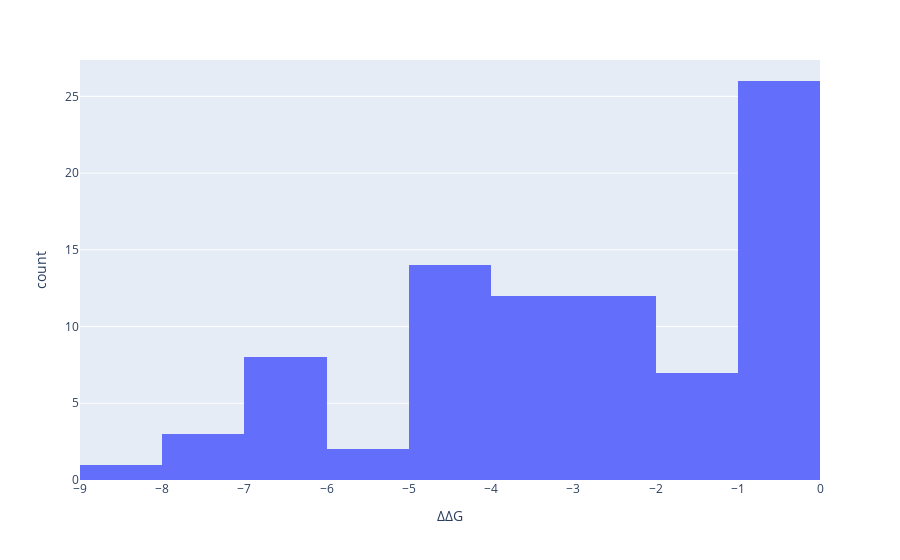

The notebook cell this image was saved under:
### Code cell
px.histogram(data, '∆∆G')

### Figure 1 — Plotly figure (JSON) as saved in the notebook; plotly's stock layout.template omitted (floating-point values rounded to 4 significant figures)
{"data": [{"alignmentgroup": "True", "bingroup": "x", "hovertemplate": "∆∆G=%{x}<br>count=%{y}<extra></extra>", "legendgroup": "", "marker": {"color": "#636efa", "pattern": {"shape": ""}}, "name": "", "offsetgroup": "", "orientation": "v", "showlegend": false, "type": "histogram", "x": [-8.422, -2.383, -6.394, -6.168, -2.968, -5.928, -2.374, -4.083, -6.022, -1.916, -4.356, -0.7674, -3.927, -0.2216, -4.0, -0.6265, -3.898, -4.17, -0.9795, -4.12, -7.997, -1.223, -6.505, -1.933, -6.089, -4.124, -0.6629, -4.412, -4.432, -0.8271, -0.6112, -4.894, -1.305, -1.436, -0.03549, -3.062, -2.046, -1.559, -1.408, -0.7133, -3.676, -2.234, -0.4038, -0.9208, -0.3226, -0.7523, -2.213, -3.444, -0.453, -0.3244, -2.301, -5.278, -0.443, -2.476, -0.5532, -0.1718, -0.07268, -0.9352, -4.281, -4.012, -0.5752, -3.508, -0.1857, -2.019, -3.434, -2.543, -4.328, -4.535, -2.558, -3.434, -3.362, -4.472, -0.9513, -0.1448, -3.062, -3.16, -0.7523, -3.961, -6.312, -2.729, -0.8129, -7.233, -6.361, -6.803, -7.231], "xaxis": "x", "yaxis": "y"}], "layout": {"autosize": true, "barmode": "relative", "legend": {"tracegroupgap": 0}, "margin": {"t": 60}, "xaxis": {"anchor": "y", "autorange": true, "domain": [0, 1], "range": [-9, 0], "title": {"text": "∆∆G"}, "type": "linear"}, "yaxis": {"anchor": "x", "autorange": true, "domain": [0, 1], "range": [0, 27.37], "title": {"text": "count"}}}}
